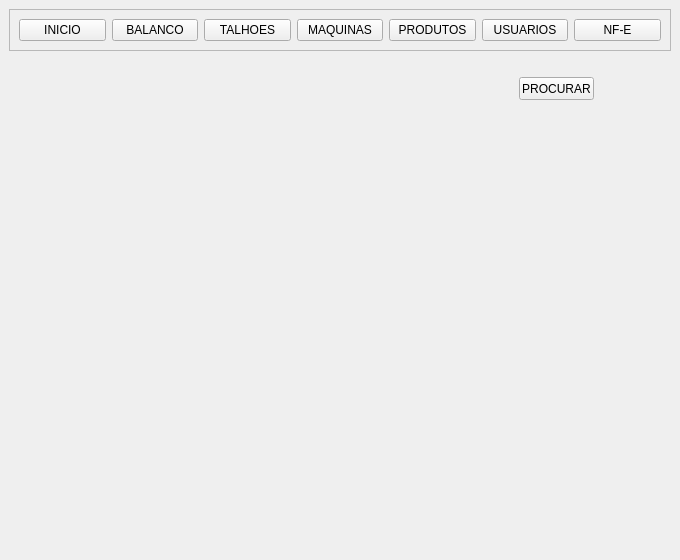
<?xml version="1.0" encoding="UTF-8"?>
<ui version="4.0">
 <class>MainWindow</class>
 <widget class="QMainWindow" name="MainWindow">
  <property name="geometry">
   <rect>
    <x>0</x>
    <y>0</y>
    <width>680</width>
    <height>560</height>
   </rect>
  </property>
  <property name="windowTitle">
   <string>MainWindow</string>
  </property>
  <widget class="QWidget" name="centralwidget">
   <layout class="QVBoxLayout" name="verticalLayout">
    <item>
     <widget class="QFrame" name="frame">
      <property name="frameShape">
       <enum>QFrame::StyledPanel</enum>
      </property>
      <property name="frameShadow">
       <enum>QFrame::Raised</enum>
      </property>
      <layout class="QHBoxLayout" name="horizontalLayout">
       <item>
        <widget class="QPushButton" name="btn_inicio">
         <property name="text">
          <string>INICIO</string>
         </property>
        </widget>
       </item>
       <item>
        <widget class="QPushButton" name="pushButton">
         <property name="text">
          <string>BALANCO</string>
         </property>
        </widget>
       </item>
       <item>
        <widget class="QPushButton" name="btn_talhoes">
         <property name="text">
          <string>TALHOES</string>
         </property>
        </widget>
       </item>
       <item>
        <widget class="QPushButton" name="btn_Maquinas">
         <property name="text">
          <string>MAQUINAS</string>
         </property>
        </widget>
       </item>
       <item>
        <widget class="QPushButton" name="btn_Produtos">
         <property name="text">
          <string>PRODUTOS</string>
         </property>
        </widget>
       </item>
       <item>
        <widget class="QPushButton" name="btn_usuarios">
         <property name="text">
          <string>USUARIOS</string>
         </property>
        </widget>
       </item>
       <item>
        <widget class="QPushButton" name="btn_nfe">
         <property name="text">
          <string>NF-E</string>
         </property>
        </widget>
       </item>
      </layout>
     </widget>
    </item>
    <item>
     <widget class="QStackedWidget" name="stackedWidget">
      <property name="currentIndex">
       <number>4</number>
      </property>
      <widget class="QWidget" name="pg_NFe">
       <layout class="QVBoxLayout" name="verticalLayout_2">
        <item>
         <widget class="QTabWidget" name="tabWidget">
          <widget class="QWidget" name="tab">
           <attribute name="title">
            <string>treewidget</string>
           </attribute>
           <layout class="QHBoxLayout" name="horizontalLayout_4">
            <item>
             <layout class="QVBoxLayout" name="verticalLayout_3">
              <item>
               <layout class="QHBoxLayout" name="horizontalLayout_3">
                <item>
                 <widget class="QLineEdit" name="txt_abrir"/>
                </item>
                <item>
                 <widget class="QPushButton" name="btn_abrir">
                  <property name="text">
                   <string>Abrir</string>
                  </property>
                 </widget>
                </item>
               </layout>
              </item>
              <item>
               <widget class="QTreeWidget" name="widget_table">
                <column>
                 <property name="text">
                  <string>NF-e</string>
                 </property>
                </column>
                <column>
                 <property name="text">
                  <string>Serie</string>
                 </property>
                </column>
                <column>
                 <property name="text">
                  <string>Cliente</string>
                 </property>
                </column>
                <column>
                 <property name="text">
                  <string>UF</string>
                 </property>
                </column>
                <column>
                 <property name="text">
                  <string>Municipio</string>
                 </property>
                </column>
                <column>
                 <property name="text">
                  <string>Cod Item</string>
                 </property>
                </column>
                <column>
                 <property name="text">
                  <string>New Column</string>
                 </property>
                </column>
                <column>
                 <property name="text">
                  <string>UN</string>
                 </property>
                </column>
                <column>
                 <property name="text">
                  <string>Descrição</string>
                 </property>
                </column>
                <column>
                 <property name="text">
                  <string>Especie</string>
                 </property>
                </column>
                <column>
                 <property name="text">
                  <string>Valor Nfe</string>
                 </property>
                </column>
                <column>
                 <property name="text">
                  <string>Data</string>
                 </property>
                </column>
                <column>
                 <property name="text">
                  <string>Usuário</string>
                 </property>
                </column>
               </widget>
              </item>
             </layout>
            </item>
           </layout>
          </widget>
          <widget class="QWidget" name="tab_2">
           <attribute name="title">
            <string>Tab 2</string>
           </attribute>
          </widget>
         </widget>
        </item>
       </layout>
      </widget>
      <widget class="QWidget" name="pg_inicio">
       <layout class="QHBoxLayout" name="horizontalLayout_2">
        <item>
         <widget class="QLabel" name="label">
          <property name="styleSheet">
           <string notr="true">background-color: rgb(255, 255, 255);</string>
          </property>
          <property name="text">
           <string>&lt;html&gt;&lt;head/&gt;&lt;body&gt;&lt;p align=&quot;center&quot;&gt;&lt;span style=&quot; font-size:48pt; font-weight:600; color:#005500;&quot;&gt;Fazenda &lt;/span&gt;&lt;/p&gt;&lt;p align=&quot;center&quot;&gt;&lt;span style=&quot; font-size:36pt; font-weight:600; color:#005500;&quot;&gt;Sistema de gerenciamento&lt;/span&gt;&lt;/p&gt;&lt;p align=&quot;center&quot;&gt;&lt;span style=&quot; color:#005500;&quot;&gt;&lt;br/&gt;&lt;/span&gt;&lt;/p&gt;&lt;/body&gt;&lt;/html&gt;</string>
          </property>
         </widget>
        </item>
       </layout>
      </widget>
      <widget class="QWidget" name="pg_Maquinas"/>
      <widget class="QWidget" name="pg_produtos"/>
      <widget class="QWidget" name="pg_usuarios">
       <widget class="QStackedWidget" name="stackedWidget_2">
        <property name="geometry">
         <rect>
          <x>0</x>
          <y>10</y>
          <width>621</width>
          <height>461</height>
         </rect>
        </property>
        <widget class="QWidget" name="page">
         <widget class="QPushButton" name="pushButton_2">
          <property name="geometry">
           <rect>
            <x>510</x>
            <y>10</y>
            <width>75</width>
            <height>23</height>
           </rect>
          </property>
          <property name="text">
           <string>PROCURAR</string>
          </property>
         </widget>
        </widget>
        <widget class="QWidget" name="page_2"/>
       </widget>
      </widget>
      <widget class="QWidget" name="pg_balanco"/>
     </widget>
    </item>
   </layout>
  </widget>
 </widget>
 <resources/>
 <connections/>
</ui>
